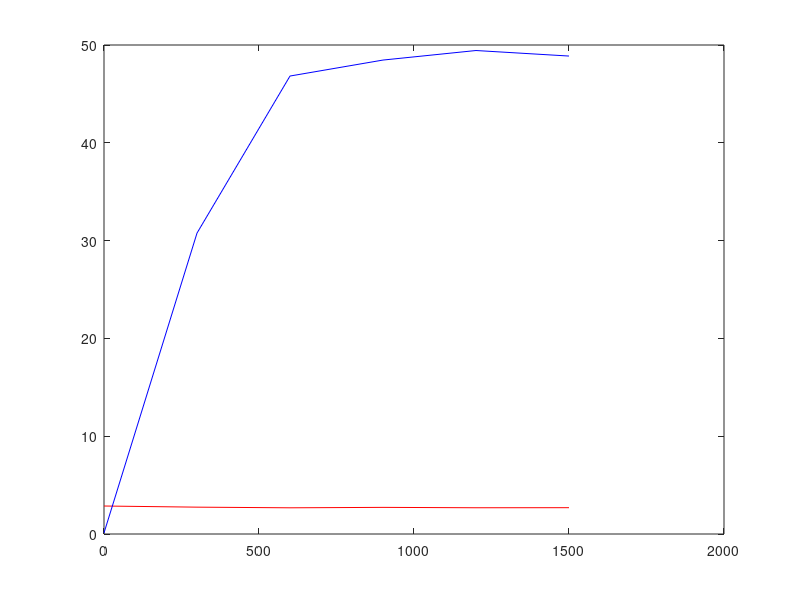

The MATLAB source for this figure:
%{
Read data, create plots, etc.
%}
1;

RegData = csvread("reg-times.csv");
OptData = csvread("opt-times.csv");
#disp(RegData);
#disp(OptData);
step = 1500 / 5;
x = 0:step:1500;
#plot(x, RegData(:,2), "r", x, OptData(:,2), "b");

Ratios = RegData ./ OptData;
disp(RegData);
disp(OptData);
disp(Ratios);
plot(x, RegData(1,:), "r", x, OptData(1,:), "b");
#plot(x, Ratios(:,1));
